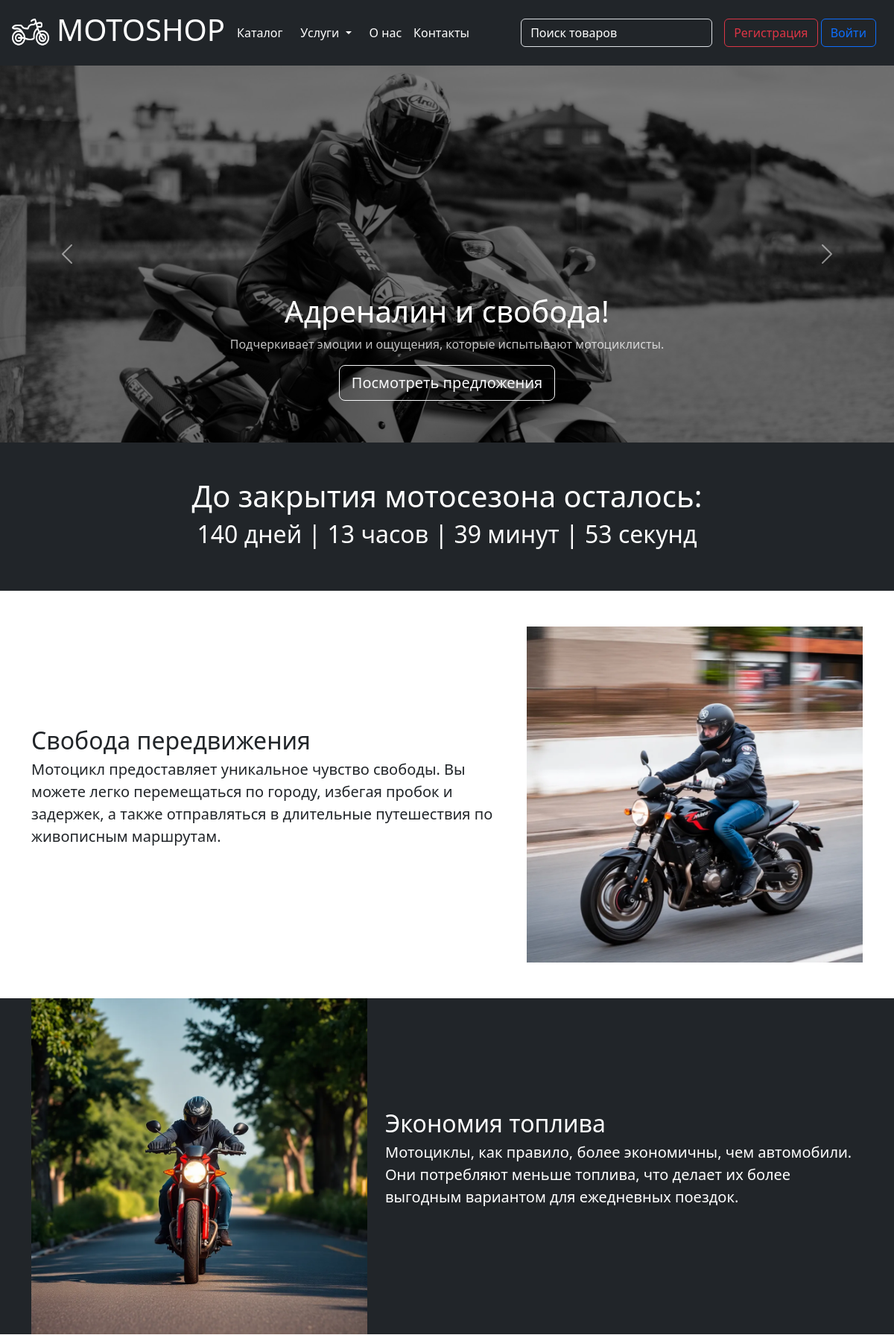
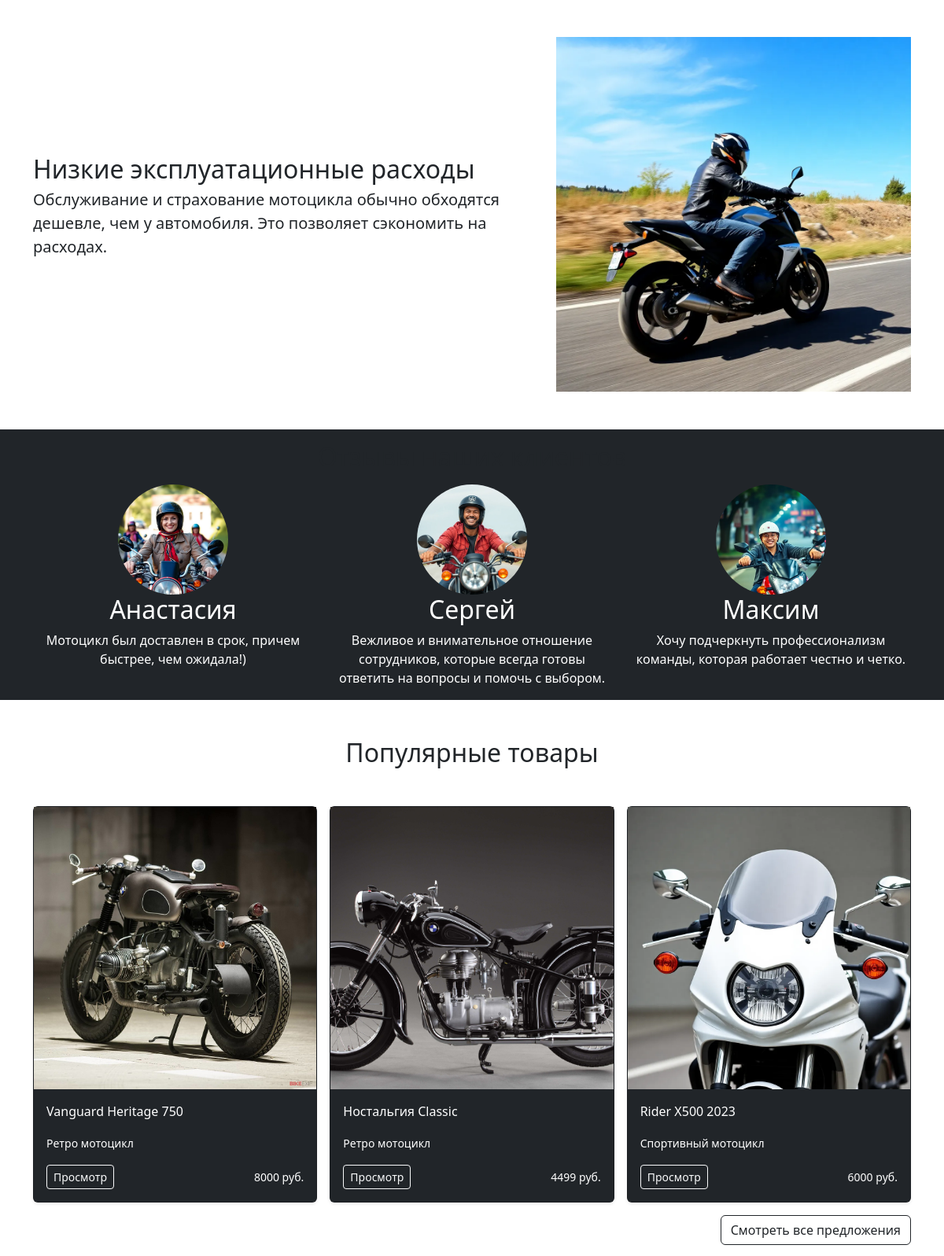
The page / (upper part) on the database its author committed (2 pictures, top to bottom).
### app.py (models this page shows, shortened)
class Articles(db.Model):
    id = db.Column(db.Integer,primary_key=True)
    title = db.Column(db.String(100))
    text = db.Column(db.Text)
    image_name = db.Column(db.String(100))
    category = db.Column(db.String(100))
    price = db.Column(db.Integer)
    orders = db.relationship('Orders', backref='article', lazy=True)

### app.py (the view)
@app.route('/', methods=['GET', 'POST'])
def index():
    random_articles = Articles.query.order_by(func.random()).limit(3).all()
    return render_template("index.html",random_articles=random_articles)

### app.py (called while the page is built)
@app.context_processor
def inject_user():
    def get_user_name():
        if 'name' in session:
            user = Users.query.filter_by(email=session['name']).first()
            if user:
                user_ratings = {r.id_article: r for r in Ratings.query.filter_by(id_user=user.id).all()}
                for article in Articles.query.all():
                    article.user_rating = user_ratings.get(article.id)
            return user
    return dict(active_user=get_user_name())

@app.context_processor
def inject_user():
    return dict(
    articles_category=db.session.query(Articles.category).distinct().all(),
    )

@app.context_processor
def utility_processor():
    def pluralize(count, form1, form2, form5):
        count = abs(count) % 100
        if 10 < count < 20:
            return form5
        count = count % 10
        if count == 1:
            return form1
        if 1 < count < 5:
            return form2
        return form5
    return dict(pluralize=pluralize)

@app.context_processor
def inject_services():
    return dict(
    services=db.session.query(Services).all(),
    )

@app.context_processor
def inject_custom_css():
    return dict(
        admin_css_url='/static/css/custom_admin.css'
    )

### templates/index.html (shortened to what this page needs)
{% extends 'base.html' %}
{% block main %}
    <main>
      <div id="myCarousel" class="carousel slide mb-6" data-bs-ride="carousel">
        <div class="carousel-inner">
          <div class="carousel-item active">
            <img src="../static/img/slide1.jpg" width="100%" alt="" />
            <div class="container">
              <div class="carousel-caption">
                <h1>Адреналин и свобода!</h1>
                <p class="opacity-75">
                  Подчеркивает эмоции и ощущения, которые испытывают
                  мотоциклисты.
                </p>
                <p>
                  <a class="btn btn-lg btn-outline-light" href="/catalog"
                    >Посмотреть предложения</a
                  >
                </p>
              </div>
            </div>
          </div>
        </div>
        <button
          class="carousel-control-prev"
          type="button"
          data-bs-target="#myCarousel"
          data-bs-slide="prev"
        >
          <span class="carousel-control-prev-icon" aria-hidden="true"></span>
        </button>
        <button
          class="carousel-control-next"
          type="button"
          data-bs-target="#myCarousel"
          data-bs-slide="next"
        >
          <span class="carousel-control-next-icon" aria-hidden="true"></span>
        </button>
      </div>
      <div class="bg-dark">
        <div class="container text-white d-flex justify-content-center aling-items-center text-center">
          <div class="my-5">
            <h1>До закрытия мотосезона осталось:</h1>
            <h2 id="timer"></h2>
          </div>
        </div>
      </div>
      <div class=" marketing">
        <div class="container">
          <div class="row featurette my-5">
            <div class="col-md-7 d-flex flex-column justify-content-center">
              <h2 class="featurette-heading fw-normal lh-1">
                Свобода передвижения
              </h2>
              <p class="lead">
                Мотоцикл предоставляет уникальное чувство свободы. Вы можете легко
                перемещаться по городу, избегая пробок и задержек, а также
                отправляться в длительные путешествия по живописным маршрутам.
              </p>
            </div>
            <div class="col-md-5">
              <img src="../static/img/1.jpg" width="100%" alt="" />
            </div>
          </div>
        </div>
        <div class="bg-dark">
        <div class="container">
        <div class="row featurette my-5">
          <div class="col-md-7 order-md-2 d-flex flex-column justify-content-center">
            <h2 class="featurette-heading fw-normal lh-1 text-white">Экономия топлива</h2>
            <p class="lead text-white">
              Мотоциклы, как правило, более экономичны, чем автомобили. Они
              потребляют меньше топлива, что делает их более выгодным вариантом
              для ежедневных поездок.
            </p>
          </div>
          <div class="col-md-5 order-md-1 ">
            <img src="../static/img/2.jpg" width="100%" alt="" />
          </div>
        </div>
      </div>
    </div>
<div class="container">
  <div class="row featurette my-5">
    <div class="col-md-7 d-flex flex-column justify-content-center">
      <h2 class="featurette-heading fw-normal lh-1 ">
        Низкие эксплуатационные расходы
      </h2>
      <p class="lead ">
        Обслуживание и страхование мотоцикла обычно обходятся дешевле, чем
        у автомобиля. Это позволяет сэкономить на расходах.
      </p>
    </div>
    <div class="col-md-5">
      <img src="../static/img/3.jpg" width="100%" alt="" />
    </div>
  </div>
</div>
      </div>
         <div class="bg-dark">
            <div class="container">
              <div class="row my-5 text-center">
                <h2 class="my-3">Отзывы наших клиентов</h2>
                <div class="col-lg-4">
                  <img src="../static/img/review1.jpg" class="review" width="140" alt="" />
                  <h2 class="fw-normal text-white">Анастасия</h2>
                  <p class="text-white">Мотоцикл был доставлен в срок, причем быстрее, чем ожидала!)</p>
                </div>
                <div class="col-lg-4">
                  <img src="../static/img/review2.jpg" class="review" width="140" alt="" />
                  <h2 class="fw-normal text-white">Сергей</h2>
                  <p class="text-white">
                    Вежливое и внимательное отношение сотрудников, которые всегда
                    готовы ответить на вопросы и помочь с выбором.
                  </p>
                </div>
                <div class="col-lg-4">
                  <img src="../static/img/review3.jpg" class="review" width="140" alt="" />
                  <h2 class="fw-normal text-white">Максим</h2>
                  <p class="text-white">
                    Хочу подчеркнуть профессионализм команды, которая работает честно
                    и четко.
                  </p>
                </div>
              </div>
            </div>
         </div>
      <div class="container">
        <h2 class="text-center my-5">Популярные товары</h2>
        <div class="row row-cols-1 row-cols-sm-2 row-cols-md-3 g-3">
{%for article in random_articles%}
<div class="col">
  <div class="card shadow-sm bg-dark">
    <a href="/article/{{article.id}}">
      <img src="../static/img/upload/{{article.image_name}}" width="100%" alt="" />
    </a>
    <div class="card-body">
      <p class="card-text text-white">{{article.title}}</p>
      <p class="text-white"><small>{{article.category}}</small>  </p>
      <div class="d-flex justify-content-between align-items-center">
        <div class="btn-group">
          <a
            href="/article/{{article.id}}"
            class="btn btn-sm btn-outline-light"
            >Просмотр</a
          >
        </div>
        <small class="text-body-white text-white">{{article.price}} руб.</small>
      </div>
    </div>
  </div>
</div>
{%endfor%}
        </div>
        <div class="text-end my-3">
          <a href="/catalog" class="btn btn-outline-dark"
            >Смотреть все предложения</a
          >
        </div>
      </div>
    </main>
    {% endblock %}

### templates/base.html (shortened to what this page needs)
<!DOCTYPE html>
<html lang="en">
  <head>
     <link rel="stylesheet" href="{{ url_for('static', filename='css/bootstrap.min.css') }}">
      <link rel="stylesheet" href="{{ url_for('static', filename='css/styles.css') }}">
    <link rel="stylesheet" href="https://cdn.jsdelivr.net/npm/bootstrap-icons@1.10.0/font/bootstrap-icons.css">
  </head>
  <body>
    <header class="p-3 text-bg-dark ">
        <div class="d-flex flex-wrap align-items-center justify-content-center justify-content-lg-start">
          <a
          href="/"
          class="d-inline-flex link-body-emphasis text-decoration-none"
        >
          <img src="../static/img/icons/icon.png" class="icon" alt="" />
          <h1 class="text-white">MOTOSHOP</h1>
        </a>
          <ul class="nav col-12 col-lg-auto me-lg-auto mb-2 mx-2 justify-content-center mb-md-0">
            <li><a href="/catalog" class="nav-link px-2 text-white">Каталог</a></li>
            <li class="nav-item dropdown">
              <a class="nav-link dropdown-toggle text-white" href="#" id="navbarDropdownMenuLink" role="button" data-bs-toggle="dropdown" aria-expanded="false">
                Услуги
              </a>
            </li>
            <li><a href="/about" class="nav-link px-2 text-white">О нас</a></li>
            <li><a href="/contacts" class="nav-link px-2 text-white">Контакты</a></li>
          </ul>
          <form class="col-12 col-lg-auto mb-3 mb-lg-0 me-lg-3" role="search"  action="/catalog" method="get">
            <input type="search" class="form-control form-control-dark text-bg-dark search"  name="search" placeholder="Поиск товаров" aria-label="Search">
          </form>
          <div class="text-end">
            {%if 'name' in session and active_user %}
            <a href="/profile" class="btn btn-outline-light me-2">Профиль</a>
            <a href="/logout" class="btn btn-outline-danger me-2">Выйти</a>
            {% else %}
            <a href="/reg" class="btn btn-outline-danger">Регистрация</a>
            <a href="/login" class="btn btn-outline-primary me-2">Войти</a>
            {%endif%}
          </div>
        </div>
    </header>
    {% block main %} {% endblock %}
  </body>
</html>

### static/css/styles.css (style rules this page uses)
.icon { width: 50px; margin-right: 10px; }
html { height: 100%; }
body { display: flex; flex-direction: column; height: 100%; background-color: #ffff; border-radius: 30px; }
main { flex: 1 0 auto; }
.carousel-item { background-color: black; }
.carousel-item img { opacity: 0.5; }
.review { border-radius: 50%; }
.search::placeholder { color: white; }

### rows shown on the page
Articles: image_name (picture), title "Vanguard Heritage 750", category "Ретро мотоцикл", price "8000"
Articles: image_name (picture), title "Ностальгия Classic", category "Ретро мотоцикл", price "4499"
Articles: image_name (picture), title "Rider X500 2023", category "Спортивный мотоцикл", price "6000"
